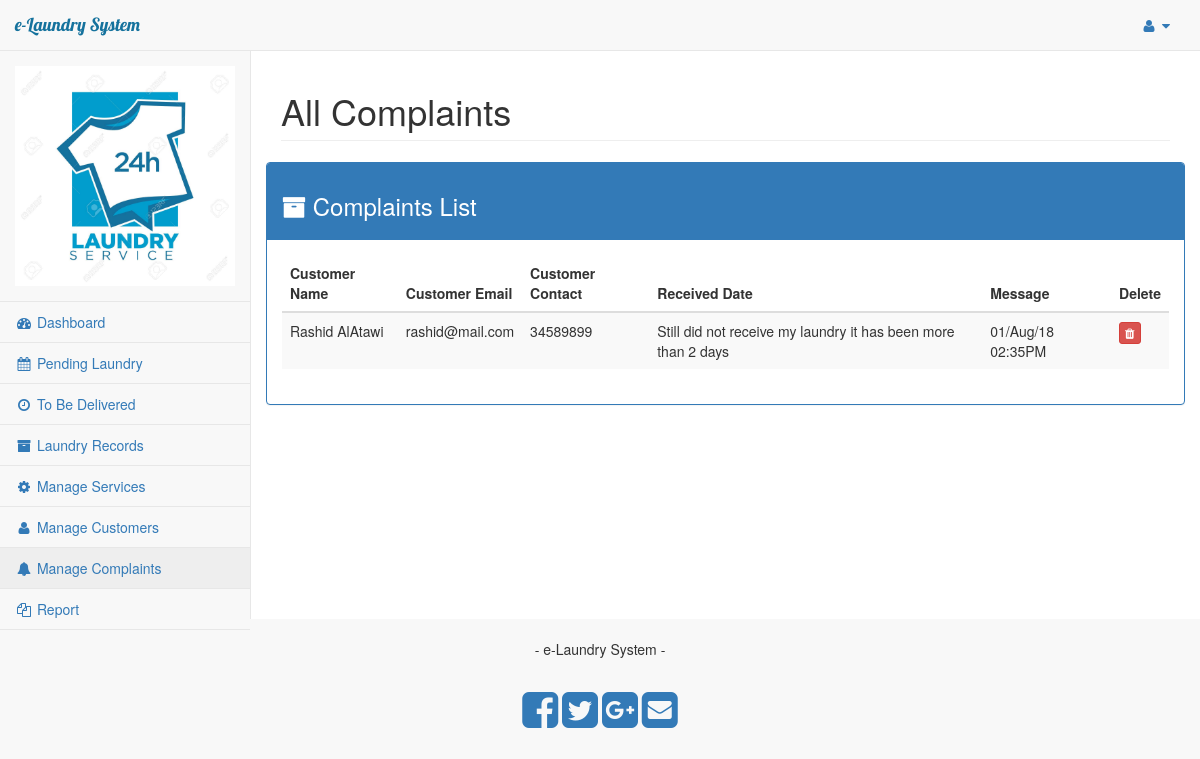
Screenshot of /admin/all_complaints.php (signed in) with the database file from the repository.
### tables this page shows
CREATE TABLE `complaints` (
  `id` int(11) NOT NULL,
  `name` varchar(255) NOT NULL,
  `email` varchar(255) NOT NULL,
  `contact` varchar(255) NOT NULL,
  `complaint` text NOT NULL,
  `status` tinyint(1) NOT NULL DEFAULT '1',
  `created_date` datetime NOT NULL DEFAULT CURRENT_TIMESTAMP
);

### admin/all_complaints.php (the view, shortened to what this page needs)
<?php include_once 'includes/header.php' ?>
        <div id="page-wrapper">
            <div class="row">
                <div class="col-lg-12">
                    <h1 class="page-header">All Complaints</h1>
                </div>
            </div>
            <section id="main">
  <div class="">
    <div class="row">
    <div id="errorDiv" class="col-sm-8 col-sm-offset-2">
      </div>
      <div class="panel panel-primary">
        <div class="panel-heading">
            <h3><span class="fa fa-archive"></span> Complaints List</h3>
        </div>
        <div class="panel-body">
            <table class="table table-striped">
                <thead>
                    <tr>
                        <th>
                            Customer Name
                        </th>
                        <th>
                            Customer Email
                        </th>
                        <th>
                            Customer Contact
                        </th>
                        <th>
                            Received Date
                        </th>
                        <th>
                            Message
                        </th>
                        <th>
                            Delete
                        </th>
                    </tr>
                </thead>
                <tbody>
                <?php
                    $sql = "SELECT * FROM complaints
                    WHERE status = 1
                    ORDER BY created_date DESC";
                    $rs = mysqli_query($con, $sql);
                    while ($row = mysqli_fetch_assoc($rs)){?>
                    <tr>
                        <td><?=ucwords($row['name']) ?></td>
                        <td><?=$row['email'] ?></td>
                        <td><?=$row['contact'] ?></td>
                        <td><?=$row['complaint'] ?></td>
                        <td><?=date('d/M/y h:iA', strtotime($row['created_date'])) ?></td>
                        <td>
                        <ul class="list-inline">
                            <li>
                                <a href="?del_id=<?=$row['id'] ?>" class="btn btn-danger btn-xs"><span class="fa fa-trash"></span></a>
                            </li>
                        </ul>
                        </td>
                    </tr>
                <?php } ?>
                </tbody>
            </table>
        </div>
      </div>
    </div>
  </div>
</section>
        </div>
    </div>
<?php include_once 'includes/footer.php' ?>
</body>
</html>

### rows the page displays
complaints: name "Rashid AlAtawi", email "rashid@mail.com", contact "34589899", complaint "Still did not receive my laundry it has been more than 2 days", created_date "01/Aug/18 02:35PM"

### other values shown
constant("APP_NAME") "e-Laundry System"
